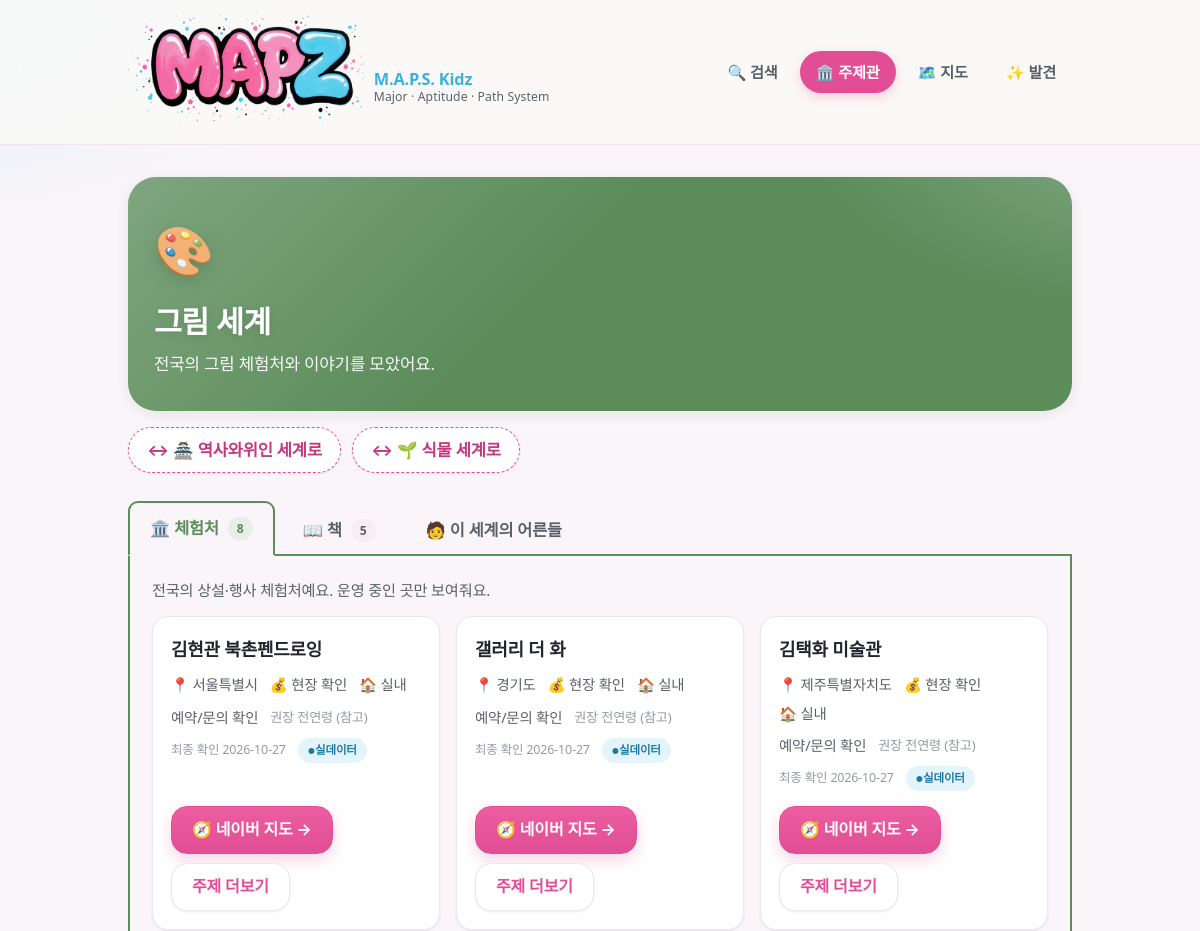
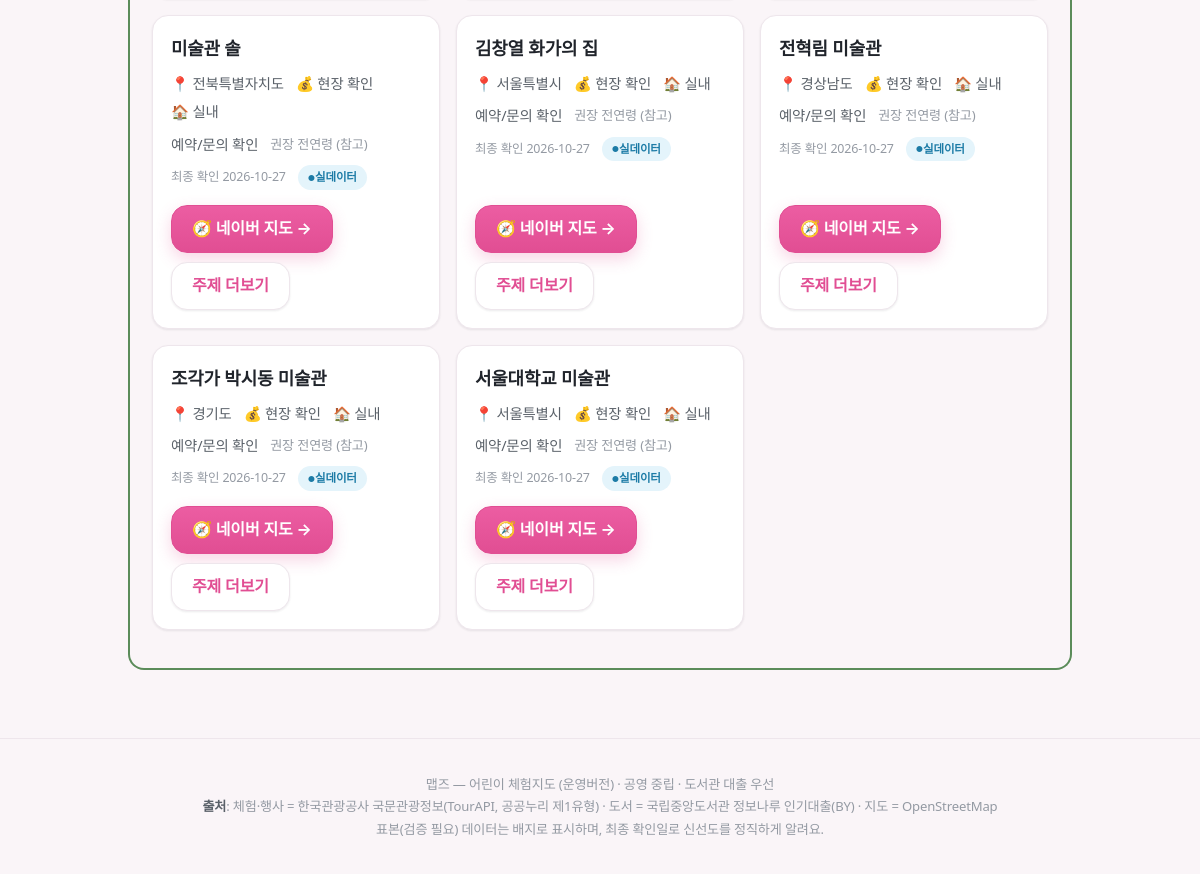
/topic/art, run on an earlier commit of the app's database (2 pictures, top to bottom).
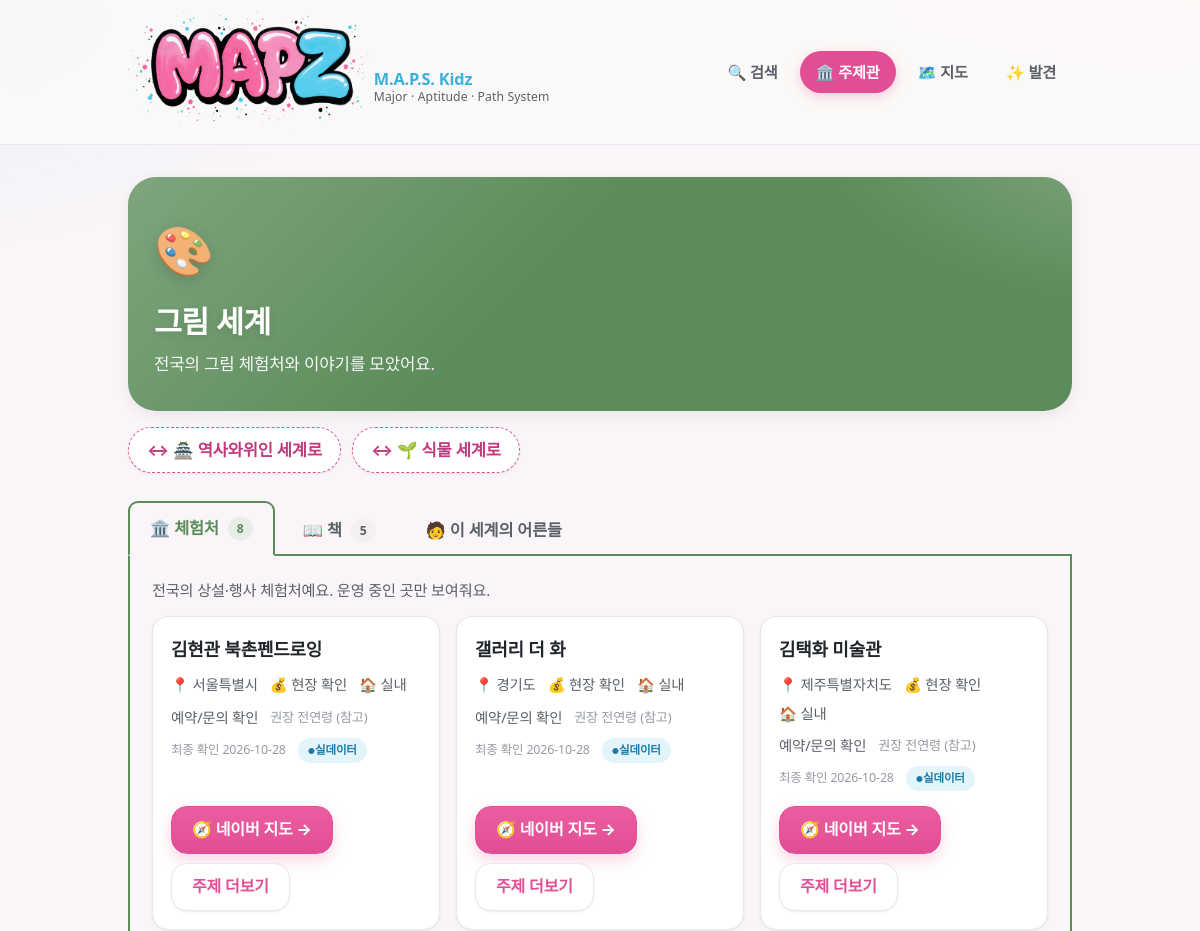
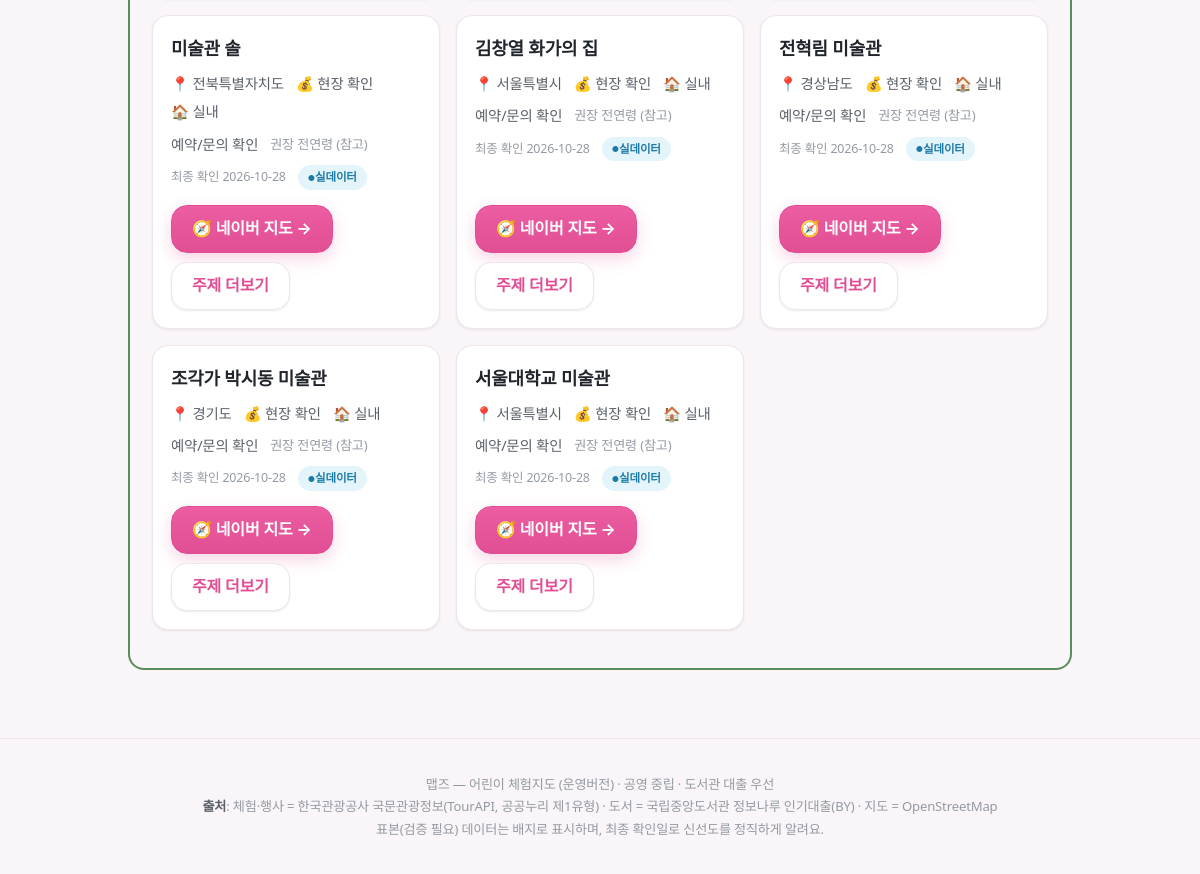
And on a later commit of the database (2 pictures, top to bottom).
### tables this page shows
CREATE TABLE topic(id TEXT PRIMARY KEY, name TEXT, synonyms TEXT, emoji TEXT,
  demand_score REAL, connection_score REAL, age_profile TEXT);

CREATE TABLE experience(id TEXT PRIMARY KEY, name TEXT, type TEXT, topic_tags TEXT,
  verb_tags TEXT, lat REAL, lng REAL, region TEXT, period_start TEXT, period_end TEXT,
  hours TEXT, age_note TEXT, duration_min INT, cost TEXT, reservation_url TEXT,
  indoor INT, parking TEXT, stroller TEXT, crowd_note TEXT, related_books TEXT,
  tel TEXT, image TEXT, source TEXT, is_seed INT, last_verified TEXT, status TEXT);

### app/main.py (the view)
@app.get("/topic/{tid}", response_class=HTMLResponse)
def page_topic(request: Request, tid: str):
    if tid not in TOPICS: return HTMLResponse("<h1>알 수 없는 주제</h1>", status_code=404)
    return templates.TemplateResponse(request, "topic.html", {"d": api_topic_detail(tid), "topic": TOPICS[tid],
        "topics_all": TOPICS, "today": today(), "active": "topic"})

### app/templates/topic.html (shortened to what this page needs)
{% extends "base.html" %}
{% import "macros.html" as m %}
{% block content %}
<div class="hero" style="background:linear-gradient(140deg,{{ topic.color }},{{ topic.color }})">
<div class="emoji-big">{{ topic.emoji }}</div>
<h1>{{ topic.name }} 세계</h1>
<p style="margin:0;opacity:.95;font-size:1.05rem">전국의 {{ topic.name }} 체험처와 이야기를 모았어요.</p>
</div>
<div class="sidestep" style="margin-top:16px">
{% for a in d.adjacency %}<a href="/topic/{{ a.topic }}">↔ {{ topics_all[a.topic].emoji }} {{ a.name }} 세계로</a>{% endfor %}
</div>
<div class="ttabs" role="tablist" aria-label="주제관 섹션" style="--tc:{{ topic.color }}">
  <button class="ttab" role="tab" aria-selected="true"  aria-controls="tp-exp"   id="tab-exp"   data-panel="tp-exp">🏛️ 체험처 <span class="cnt">{{ d.experiences|length }}</span></button>
  <button class="ttab" role="tab" aria-selected="false" aria-controls="tp-book"  id="tab-book"  data-panel="tp-book">📖 책 <span class="cnt">{{ d.books|length }}</span></button>
  <button class="ttab" role="tab" aria-selected="false" aria-controls="tp-adult" id="tab-adult" data-panel="tp-adult">🧑 이 세계의 어른들</button>
</div>
<div class="tbox" style="--tc:{{ topic.color }}">
<section class="tpanel" id="tp-exp" role="tabpanel" aria-labelledby="tab-exp" tabindex="0">
  <p class="section-note">전국의 상설·행사 체험처예요. 운영 중인 곳만 보여줘요.</p>
  <div class="cards">
  {% for x in d.experiences %}{{ m.exp_card(x) }}{% endfor %}
  </div>
</section>
</div>
{% endblock %}

### app/templates/base.html (shortened to what this page needs)
<!doctype html>
<html lang="ko">
<head>
<link rel="stylesheet" href="/static/style.css?v=9">
</head>
<body>
<header class="site"><div class="wrap">
<a class="brand" href="/" aria-label="맵즈 홈">
<img class="brand-graffiti" src="/static/logo-graffiti.png?v=3" alt="MAPZ · 맵즈 어린이 체험지도">
<span class="brand-tag"><b>M.A.P.S. Kidz</b><span>Major · Aptitude · Path System</span></span>
</a>
<nav class="tabs">
<a href="/"{% if active=='search' %} aria-current="page"{% endif %}>🔍 검색</a>
<a href="/topic/{{ (topics_all and (topics_all.keys()|list)[0]) or (topics and topics[0].id) or 'art' }}"{% if active=='topic' %} aria-current="page"{% endif %}>🏛️ 주제관</a>
<a href="/map"{% if active=='map' %} aria-current="page"{% endif %}>🗺️ 지도</a>
<a href="/discover"{% if active=='discover' %} aria-current="page"{% endif %}>✨ 발견</a>
</nav></div></header>
<main class="wrap">
{% block content %}{% endblock %}
</main>
<footer class="site">
맵즈 — 어린이 체험지도 (운영버전) · 공영 중립 · 도서관 대출 우선<br>
<b>출처</b>: 체험·행사 = 한국관광공사 국문관광정보(TourAPI, 공공누리 제1유형) · 도서 = 국립중앙도서관 정보나루 인기대출(BY) · 지도 = OpenStreetMap<br>
표본(검증 필요) 데이터는 배지로 표시하며, 최종 확인일로 신선도를 정직하게 알려요.
</footer>
</body>
</html>

### app/templates/macros.html (shortened to what this page needs)
{% macro seed_badge(is_seed) -%}
{% if is_seed %}<span class="badge-seed">표본(검증 필요)</span>{% else %}<span class="badge-live">실데이터</span>{% endif %}
{%- endmacro %}
{% macro exp_card(x) -%}
<article class="card">
<h3>{{ x.name }}</h3>
<div class="meta"><span>📍 {{ x.region }}</span><span>💰 {{ x.cost or '현장 확인' }}</span>
<span>{{ '🏠 실내' if x.indoor else '🌳 야외' }}</span>{% if x.tel %}<span>📞 {{ x.tel }}</span>{% endif %}</div>
<div class="meta"><span>{{ '예약/문의 확인' if not x.tel else '전화 문의 가능' }}</span>
<span class="age">권장 {{ x.age_note or '전연령' }} (참고)</span></div>
<div class="meta"><span class="verified">최종 확인 {{ x.last_verified }}</span> {{ seed_badge(x.is_seed) }}</div>
<div class="cta-row"><a class="btn" href="{{ x.maplink }}" target="_blank" rel="noopener">🧭 네이버 지도 →</a>
<a class="btn ghost" href="/topic/{{ x.topic_tags[0] }}">주제 더보기</a></div>
</article>
{%- endmacro %}

What changed in the data, as far as the page shows it:
changed experience "김현관 북촌펜드로잉": last_verified "2026-10-27" → "2026-10-28"
changed experience "갤러리 더 화": last_verified "2026-10-27" → "2026-10-28"
changed experience "김택화 미술관": last_verified "2026-10-27" → "2026-10-28"
changed experience "미술관 솔": last_verified "2026-10-27" → "2026-10-28"
changed experience "김창열 화가의 집": last_verified "2026-10-27" → "2026-10-28"
changed experience "전혁림 미술관": last_verified "2026-10-27" → "2026-10-28"
changed experience "조각가 박시동 미술관": last_verified "2026-10-27" → "2026-10-28"
changed experience "서울대학교 미술관": last_verified "2026-10-27" → "2026-10-28"
